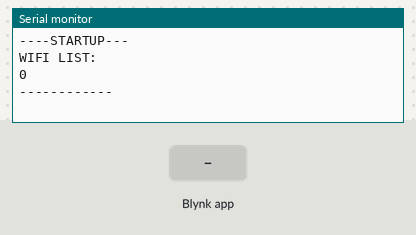
Bench run of a sketch on a simulated Arduino Uno, built for the host (arithmetic inside an expression is 32-bit, double 64-bit). Parts: the last lines printed to the serial monitor. Inputs (shaded band) come from the test bench. WiFi joins after 1.5 s; servers stay silent unless stated.

Above: at 3.0 s.
3.1 s: Blynk app writes 1 to V1
At 3.5 s:
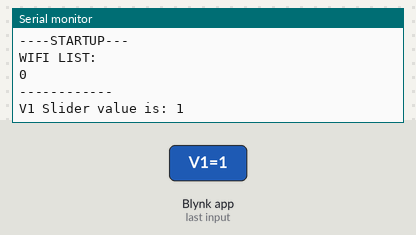
4.6 s: Blynk app writes 0 to V1
At 5.8 s:
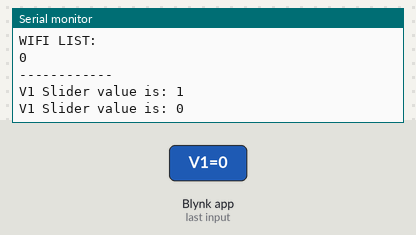
6.1 s: Blynk app writes 200 to V1
At 6.9 s:
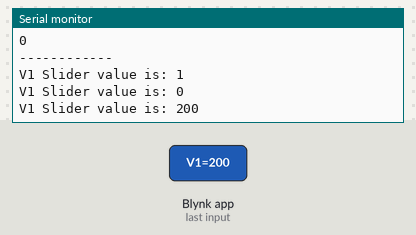

Measured:
- after the input at 3.1 s, the serial monitor: prints a new line at once (image 1)
- after the input at 4.6 s, the serial monitor: prints a new line at once (image 2)
- after the input at 6.1 s, the serial monitor: prints a new line at once (image 3)

The sketch:

testBlynk.ino
```cpp
/* Comment this out to disable prints and save space */
#define BLYNK_PRINT Serial

#include <BlynkSimpleShieldEsp8266.h>
#include <DHT.h>

// You should get Auth Token in the Blynk App.
// Go to the Project Settings (nut icon).
char auth[] = "6F596KwmnzUu_3fi_wiMc61Ewn58GdyW";

// Your WiFi credentials.
char ssid[] = "FilippoViola 2";
char pass[] = "alicepi1";

// Hardware Serial on Mega, Leonardo, Micro...
//#define EspSerial Serial1

// or Software Serial on Uno, Nano...
#include <SoftwareSerial.h>
SoftwareSerial EspSerial(8,9); // RX, TX

// Your ESP8266 baud rate:
#define ESP8266_BAUD 9600

ESP8266 wifi(&EspSerial);

#define DHTPIN 2          // What digital pin we're connected to

// Uncomment whatever type you're using!
#define DHTTYPE DHT11     // DHT 11
//#define DHTTYPE DHT22   // DHT 22, AM2302, AM2321
//#define DHTTYPE DHT21   // DHT 21, AM2301

DHT dht(DHTPIN, DHTTYPE);
BlynkTimer timer;

// Use Virtual pin 5 for uptime display
#define PIN_UPTIME V6

// This function tells Arduino what to do if there is a Widget
// which is requesting data for Virtual Pin (5)
BLYNK_READ(PIN_UPTIME)
{
  // This command writes Arduino's uptime in seconds to Virtual Pin (5)
  Blynk.virtualWrite(PIN_UPTIME, millis() / 1000);
}

// This function will be called every time Slider Widget
// in Blynk app writes values to the Virtual Pin 1
BLYNK_WRITE(V1)
{
  int pinValue = param.asInt(); // assigning incoming value from pin V1 to a variable
  // You can also use:
  // String i = param.asStr();
  // double d = param.asDouble();
  Serial.print("V1 Slider value is: ");
  Serial.println(pinValue);
}


void setup()
{
  // Debug console
  Serial.begin(9600);

  delay(10);

  // Set ESP8266 baud rate
  EspSerial.begin(ESP8266_BAUD);
  delay(10);

wifi.restart();

Serial.println("----STARTUP---");
  Serial.println("WIFI LIST:");
  Serial.println(wifi.getAPList());
Serial.println("------------");

  Blynk.begin(auth, wifi, ssid, pass);

  dht.begin();

  // Setup a function to be called every second
  timer.setInterval(1000L, sendSensor);


}

// This function sends Arduino's up time every second to Virtual Pin (5).
// In the app, Widget's reading frequency should be set to PUSH. This means
// that you define how often to send data to Blynk Ap0p.
void sendSensor()
{
  /*
  float h = dht.readHumidity();
  float t = dht.readTemperature(); // or dht.readTemperature(true) for Fahrenheit

  if (isnan(h) || isnan(t)) {
    Serial.println("Failed to read from DHT sensor!");
    return;
  }
  */
  // You can send any value at any time.
  // Please don't send more that 10 values per second.
  Blynk.virtualWrite(V5,33);
//  Blynk.virtualWrite(V6, 44);

 //  Serial.println("f");
}

void loop()
{
  Blynk.run();
  timer.run();
}
```
